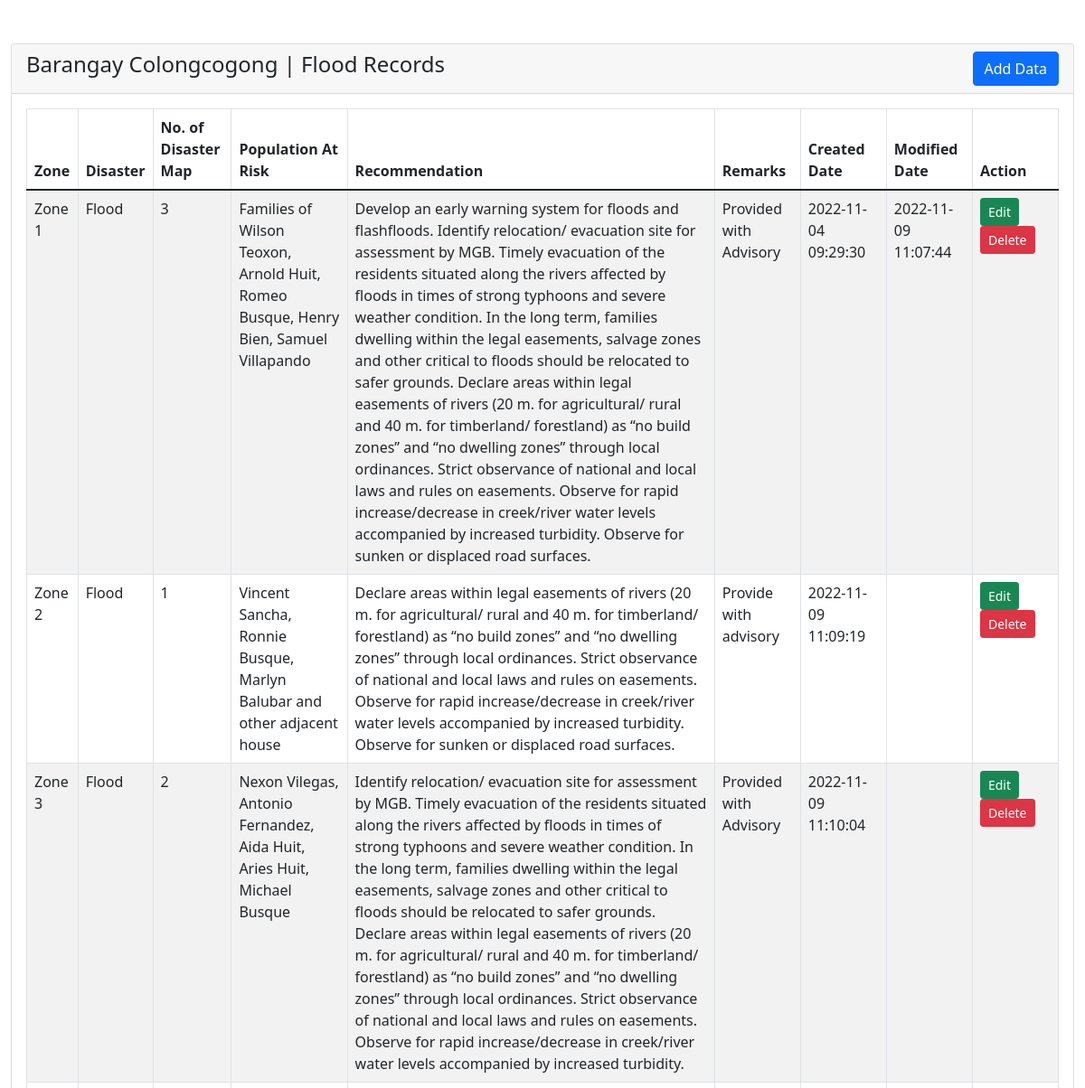
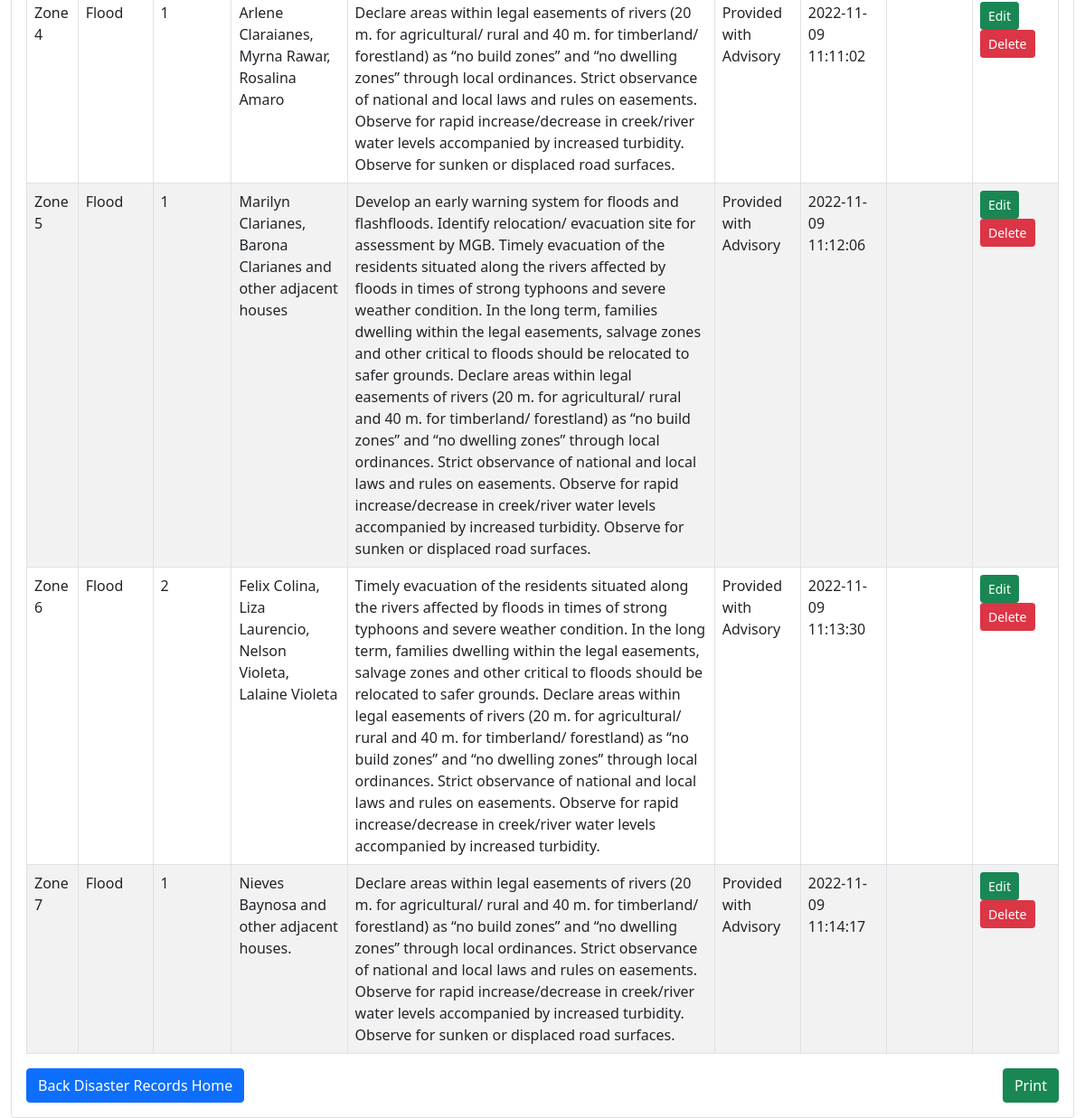
/admin/disaster-records/floods-content/colongcogong-tbl.php (signed in), run on the app's committed database (2 pictures, top to bottom).
### tables this page shows
CREATE TABLE `disaster_records` (
  `id` int(11) NOT NULL,
  `barangay_name` varchar(100) NOT NULL,
  `zone` varchar(10) NOT NULL,
  `disaster` varchar(30) NOT NULL,
  `number_map` varchar(5) NOT NULL,
  `population_at_risk` varchar(1000) NOT NULL,
  `recommendation` varchar(1000) NOT NULL,
  `remarks` varchar(1000) NOT NULL,
  `created_date` timestamp NULL DEFAULT current_timestamp(),
  `modified_date` timestamp NULL DEFAULT NULL ON UPDATE current_timestamp()
);

### admin/disaster-records/floods-content/colongcogong-tbl.php (the view, shortened to what this page needs)
<?php
require '../../dbconfig.php';
?>
<!doctype html>
<html lang="en">
  <head>
    <link rel="stylesheet" type="text/css" href="style-print.css" media="print" >
    <link href="https://cdn.jsdelivr.net/npm/bootstrap@5.1.3/dist/css/bootstrap.min.css" rel="stylesheet">
</head>
<body>
    <div class="container-fluid mt-5">
        <div class="row">
            <div class="col-md-12">
                <div class="card">
                    <div class="card-header">
                        <h4>Barangay Colongcogong | Flood Records
                            <a href="add-data.php" class="btn btn-primary float-end" id="print-btn">Add Data</a>
                        </h4>
                    </div>
                    <div class="card-body">
                        <table class="table table-bordered table-striped">
                            <thead>
                                <tr>
                                    <th>Zone</th>
                                    <th>Disaster</th>
                                    <th>No. of Disaster Map</th>
                                    <th>Population At Risk</th>
                                    <th>Recommendation</th>
                                    <th>Remarks</th>
                                    <th id="act">Created Date</th>
                                    <th id="act">Modified Date</th>
                                    <th id="act">Action</th>
                                </tr>
                            </thead>
                            <tbody>
                                <?php
                                    $query = "SELECT * FROM disaster_records WHERE barangay_name='Colongcogong' AND disaster='flood'";
                                    $query_run = mysqli_query($con, $query);
                                    if(mysqli_num_rows($query_run) > 0)
                                    {
                                        foreach($query_run as $flood)
                                        {
                                            ?>
                                            <tr>
                                                <td><?= $flood['zone']; ?></td>
                                                <td><?= $flood['disaster']; ?></td>
                                                <td><?= $flood['number_map']; ?></td>
                                                <td><?= $flood['population_at_risk']; ?></td>
                                                <td><?= $flood['recommendation']; ?></td>
                                                <td class="col-md-1"><?= $flood['remarks']; ?></td>
                                                <td id="act" class="col-md-1"><?= $flood['created_date']; ?></td>
                                                <td id="act" class="col-md-1"><?= $flood['modified_date']; ?></td>
                                                <td id="act-con"  class="col-md-1">
                                                    <a href="edit-data.php?id=<?= $flood['id']; ?>" class="btn btn-success btn-sm">Edit</a>
                                                    <button type="button" class="btn btn-danger btn-sm deletebtn">Delete</button>
                                                </td>
                                            </tr>
                                            <?php
                                        }
                                    }
                                    else
                                    {
                                        echo "<h5> No Record Found </h5>";
                                    }
                                ?>
                            </tbody>
                        </table>
                        <a href="../floods.php" class="btn btn-primary float-start" id="print-btn">Back Disaster Records Home</a>
                        <button onclick="window.print()" class="btn btn-success float-end" id="print-btn">  Print  </button>
                    </div>
                </div>
            </div>
        </div>
    </div>
</body>
</html>

### admin/disaster-records/floods-content/style-print.css (style rules this page uses)
#print-btn { display: none; visibility: none; }
#act { display: none; visibility: none; }
#act-con { display: none; visibility: none; }

### data on the page
disaster_records: zone "Zone 1", disaster "Flood", number_map "3", population_at_risk "Families of Wilson Teoxon, Arnold Huit, Romeo Busque, Henry Bien, Samuel Villapando", recommendation "Develop an early warning system for floods and flashfloods. Identify relocation/ evacuation site for assessment by MGB. Timely evacuation of the residents situated along the rivers affected by floods in times of strong typhoons and severe weather condition. In the long term, families dwelling within the legal easements, salvage zones and other critical to floods should be relocated to safer grounds. Declare areas within legal easements of rivers (20 m. for agricultural/ rural and 40 m. for timberland/ forestland) as “no build zones” and “no dwelling zones” through local ordinances. Strict observance of national and local laws and rules on easements. Observe for rapid increase/decrease in…", remarks "Provided with Advisory", created_date "2022-11-04 09:29:30", modified_date "2022-11-09 11:07:44"
disaster_records: zone "Zone 2", disaster "Flood", number_map "1", population_at_risk "Vincent Sancha, Ronnie Busque, Marlyn Balubar and other adjacent house", recommendation "Declare areas within legal easements of rivers (20 m. for agricultural/ rural and 40 m. for timberland/ forestland) as “no build zones” and “no dwelling zones” through local ordinances. Strict observance of national and local laws and rules on easements. Observe for rapid increase/decrease in creek/river water levels accompanied by increased turbidity. Observe for sunken or displaced road surfaces.", remarks "Provide with advisory", created_date "2022-11-09 11:09:19"
disaster_records: zone "Zone 3", disaster "Flood", number_map "2", population_at_risk "Nexon Vilegas, Antonio Fernandez, Aida Huit, Aries Huit, Michael Busque", recommendation "Identify relocation/ evacuation site for assessment by MGB. Timely evacuation of the residents situated along the rivers affected by floods in times of strong typhoons and severe weather condition. In the long term, families dwelling within the legal easements, salvage zones and other critical to floods should be relocated to safer grounds. Declare areas within legal easements of rivers (20 m. for agricultural/ rural and 40 m. for timberland/ forestland) as “no build zones” and “no dwelling zones” through local ordinances. Strict observance of national and local laws and rules on easements. Observe for rapid increase/decrease in creek/river water levels accompanied by increased turbidity.", remarks "Provided with Advisory", created_date "2022-11-09 11:10:04"
disaster_records: zone "Zone 4", disaster "Flood", number_map "1", population_at_risk "Arlene Claraianes, Myrna Rawar, Rosalina Amaro", recommendation "Declare areas within legal easements of rivers (20 m. for agricultural/ rural and 40 m. for timberland/ forestland) as “no build zones” and “no dwelling zones” through local ordinances. Strict observance of national and local laws and rules on easements. Observe for rapid increase/decrease in creek/river water levels accompanied by increased turbidity. Observe for sunken or displaced road surfaces.", remarks "Provided with Advisory", created_date "2022-11-09 11:11:02"
disaster_records: zone "Zone 5", disaster "Flood", number_map "1", population_at_risk "Marilyn Clarianes, Barona Clarianes and other adjacent houses", recommendation "Develop an early warning system for floods and flashfloods. Identify relocation/ evacuation site for assessment by MGB. Timely evacuation of the residents situated along the rivers affected by floods in times of strong typhoons and severe weather condition. In the long term, families dwelling within the legal easements, salvage zones and other critical to floods should be relocated to safer grounds. Declare areas within legal easements of rivers (20 m. for agricultural/ rural and 40 m. for timberland/ forestland) as “no build zones” and “no dwelling zones” through local ordinances. Strict observance of national and local laws and rules on easements. Observe for rapid increase/decrease in…", remarks "Provided with Advisory", created_date "2022-11-09 11:12:06"
disaster_records: zone "Zone 6", disaster "Flood", number_map "2", population_at_risk "Felix Colina, Liza Laurencio, Nelson Violeta, Lalaine Violeta", recommendation "Timely evacuation of the residents situated along the rivers affected by floods in times of strong typhoons and severe weather condition. In the long term, families dwelling within the legal easements, salvage zones and other critical to floods should be relocated to safer grounds. Declare areas within legal easements of rivers (20 m. for agricultural/ rural and 40 m. for timberland/ forestland) as “no build zones” and “no dwelling zones” through local ordinances. Strict observance of national and local laws and rules on easements. Observe for rapid increase/decrease in creek/river water levels accompanied by increased turbidity.", remarks "Provided with Advisory", created_date "2022-11-09 11:13:30"
disaster_records: zone "Zone 7", disaster "Flood", number_map "1", population_at_risk "Nieves Baynosa and other adjacent houses.", recommendation "Declare areas within legal easements of rivers (20 m. for agricultural/ rural and 40 m. for timberland/ forestland) as “no build zones” and “no dwelling zones” through local ordinances. Strict observance of national and local laws and rules on easements. Observe for rapid increase/decrease in creek/river water levels accompanied by increased turbidity. Observe for sunken or displaced road surfaces.", remarks "Provided with Advisory", created_date "2022-11-09 11:14:17"
